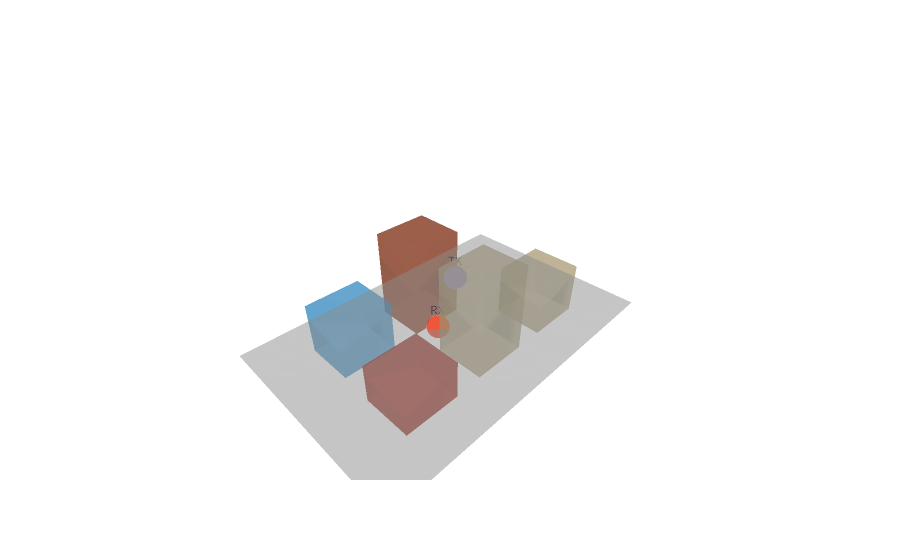

Notebook code for this chart:
### Markdown cell above
Below, we demonstrate how to generate (and plot) a random scene.

### Code cell
key_example = jr.key(1234)
example_scene = random_scene(key=key_example)
example_fig = example_scene.plot(
    showlegend=False,
    tx_kwargs=dict(labels=["TX"]),
    rx_kwargs=dict(labels=["RX"]),
    mesh_kwargs=dict(opacity=0.5),
)
make_transparent(example_fig)
